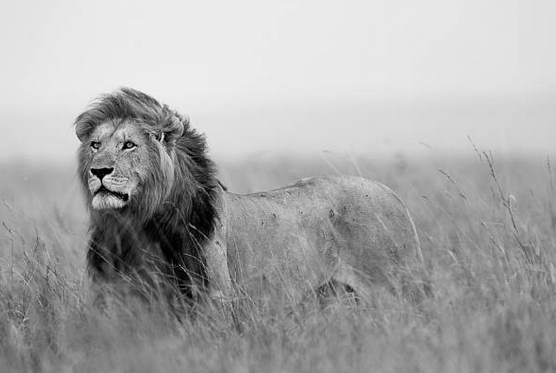
#> input picture 07DZW.png, 556 x 373 px
$ python main.py
#> lines starting #> are read from the running program, lines starting #| are printed output that depends on the picture
#> in extractFeaturesMultipleAngles, img is the input picture: shape (373, 556); min 0, max 250, mean 168.7
import cv2
import numpy as np

def computeGlcm(image,distance,angles=[0,45,90,135]):
#> called with distance = 1
    rows,cols=image.shape
#> rows = 373; cols = 556
    allGlcm=np.zeros((256,256,len(angles)),dtype=np.float64)

    directions={
        0: (0,distance),
        45: (-distance,distance),
        90: (-distance,0),
        135: (-distance,-distance)
    }

    for idx,angle in enumerate(angles):
        dx,dy=directions[angle]
        glcm=np.zeros((256,256),dtype=np.float64)

        for i in range(rows):
            for j in range(cols):
                ni,nj=i+dx,j+dy
                if 0<=ni<rows and 0<=nj<cols:
                    a= image[i,j]
                    b= image[ni,nj]
                    glcm[a,b]+=1
        glcm/= np.sum(glcm)
        allGlcm[:,:,idx]=glcm
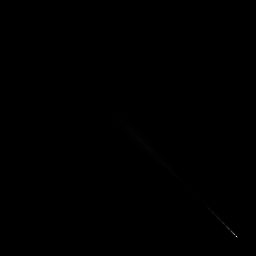
#> allGlcm: shape (256, 256, 4) float64; mean of channels 0, 1, 2, 3 1.53e-05, 1.53e-05, 1.53e-05, 1.53e-05; drawn with min black and max white
    return allGlcm

def computeFeatures(allGlcm):
    features = []

    i = np.arange(256).reshape(-1, 1)
    j = np.arange(256).reshape(1, -1)
    diff = i - j
    diff2 = diff ** 2
    abs_diff = np.abs(diff)
    denom = 1 + diff2

    for idx in range(allGlcm.shape[2]):
        glcm = allGlcm[:, :, idx]
        contrast = np.sum(diff2 * glcm)
        dissimilarity = np.sum(abs_diff * glcm)
        homogeneity = np.sum(glcm / denom)
        energy = np.sum(glcm ** 2)
        entropy = -np.sum(glcm * np.log2(glcm + 1e-10))
        features.append([contrast, dissimilarity, homogeneity, energy, entropy])
#> this loop made 4 passes
#> (contrast, dissimilarity, homogeneity, energy, entropy) on passes 1 to 4: (94.86, 4.67, 0.454, 0.00506, 10.67), (155.4, 6.08, 0.385, 0.00397, 11.04), (73.57, 3.99, 0.451, 0.00475, 10.56), (110.3, 5.09, 0.397, 0.00398, 10.89)
#> after the loop, features = [[94.86, 4.67, 0.454, 0.00506, 10.67], [155.4, 6.08, 0.385, 0.00397, 11.04], [73.57, 3.99, 0.451, 0.00475, 10.56], [110.3, 5.09, 0.397, 0.00398, 10.89]]
    return features

def extractFeaturesMultipleAngles(imagePath):
    img=cv2.imread(imagePath,cv2.IMREAD_GRAYSCALE)
    if img is None:
        raise ValueError("Image not found or unable to load.")

    allGlcm=computeGlcm(img,distance=1,angles=[0,45,90,135])
    features=computeFeatures(allGlcm)

    print("Features for angles 0, 45, 90, 135 degrees:")
    for angle, feature in zip([0, 45, 90, 135], features):
        print(f"Angle {angle} degrees:")
        print(f"Contrast: {feature[0]}")
        print(f"Dissimilarity: {feature[1]}")
        print(f"Homogeneity: {feature[2]}")
        print(f"Energy: {feature[3]}")
        print(f"Entropy: {feature[4]}")
        print()
#> this loop made 4 passes
#> (angle, feature) on passes 1 to 4: (0, [94.86, 4.67, 0.454, 0.00506, 10.67]), (45, [155.4, 6.08, 0.385, 0.00397, 11.04]), (90, [73.57, 3.99, 0.451, 0.00475, 10.56]), (135, [110.3, 5.09, 0.397, 0.00398, 10.89])
#> (printed output is left out)

if __name__ == "__main__":
    imagePath = "07DZW.png"
    extractFeaturesMultipleAngles(imagePath)

$ run again, with 1.1.03.tiff saved as 07DZW.png
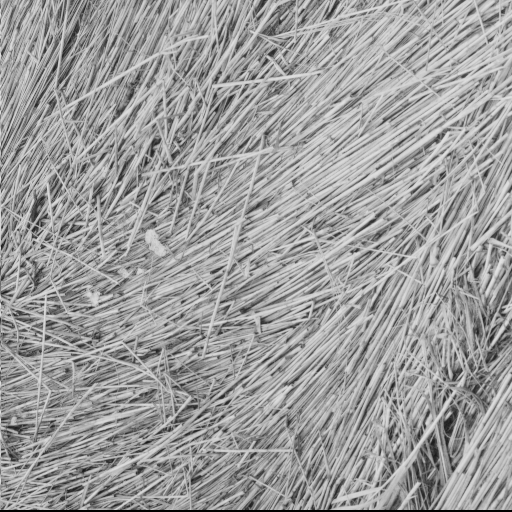
#> input picture 1.1.03.tiff, 512 x 512 px
#> in extractFeaturesMultipleAngles, img is the input picture: shape (512, 512); min 0, max 227, mean 156.8
#> after the loop in computeGlcm, `for idx,angle in enumerate(angles):`:
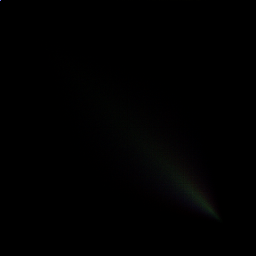
#> allGlcm: shape (256, 256, 4) float64; mean of channels 0, 1, 2, 3 1.53e-05, 1.53e-05, 1.53e-05, 1.53e-05; drawn with min black and max white
#> the loop in computeFeatures, `for idx in range(allGlcm.shape[2]):` made 4 passes
#> (contrast, dissimilarity, homogeneity, energy, entropy) on passes 1 to 4: (735.9, 20.47, 0.0617, 0.000129, 13.56), (593.5, 16.79, 0.0867, 0.000155, 13.33), (759.8, 20.39, 0.0609, 0.000118, 13.58), (1699, 32.18, 0.0351, 8.05e-05, 14.04)
#> after the loop in computeFeatures, `for idx in range(allGlcm.shape[2]):`: features = [[735.9, 20.47, 0.0617, 0.000129, 13.56], [593.5, 16.79, 0.0867, 0.000155, 13.33], [759.8, 20.39, 0.0609, 0.000118, 13.58], [1699, 32.18, 0.0351, 8.05e-05, 14.04]]
#> the loop in extractFeaturesMultipleAngles, `for angle, feature in zip([0, 45, 90, 135], features):` made 4 passes
#> (angle, feature) on passes 1 to 4: (0, [735.9, 20.47, 0.0617, 0.000129, 13.56]), (45, [593.5, 16.79, 0.0867, 0.000155, 13.33]), (90, [759.8, 20.39, 0.0609, 0.000118, 13.58]), (135, [1699, 32.18, 0.0351, 8.05e-05, 14.04])
#> (printed output is left out)
